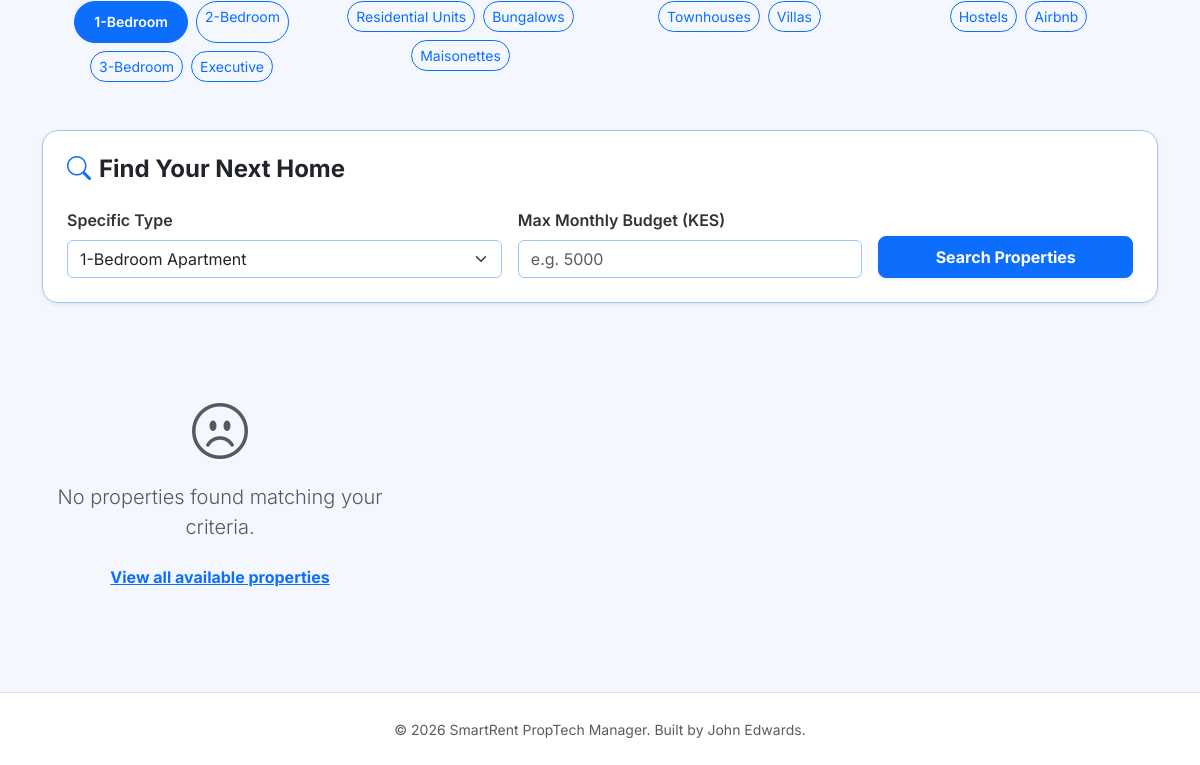
The page /?category=1-Bedroom+Apartment (lower part) on the database as committed earlier.
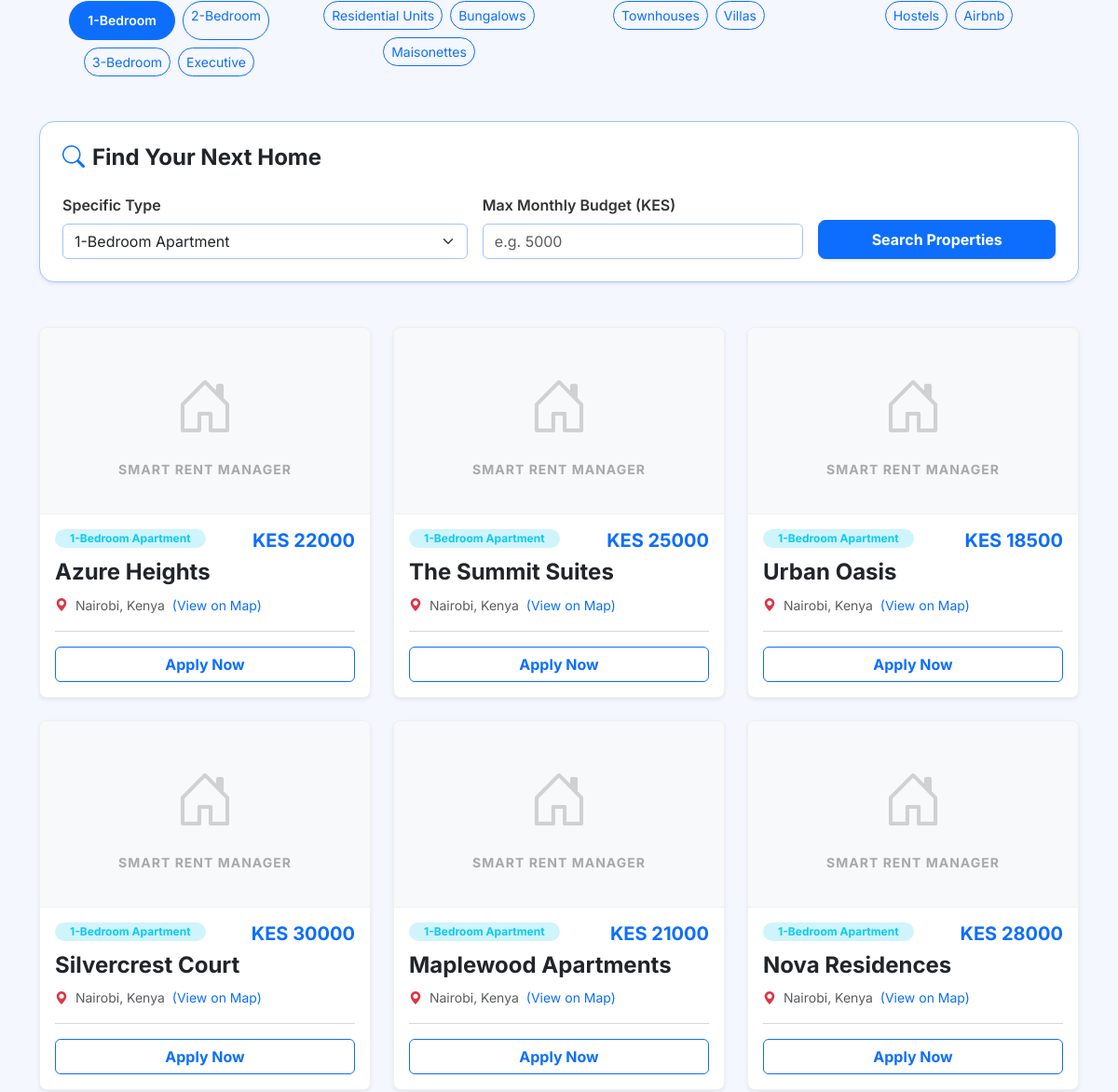
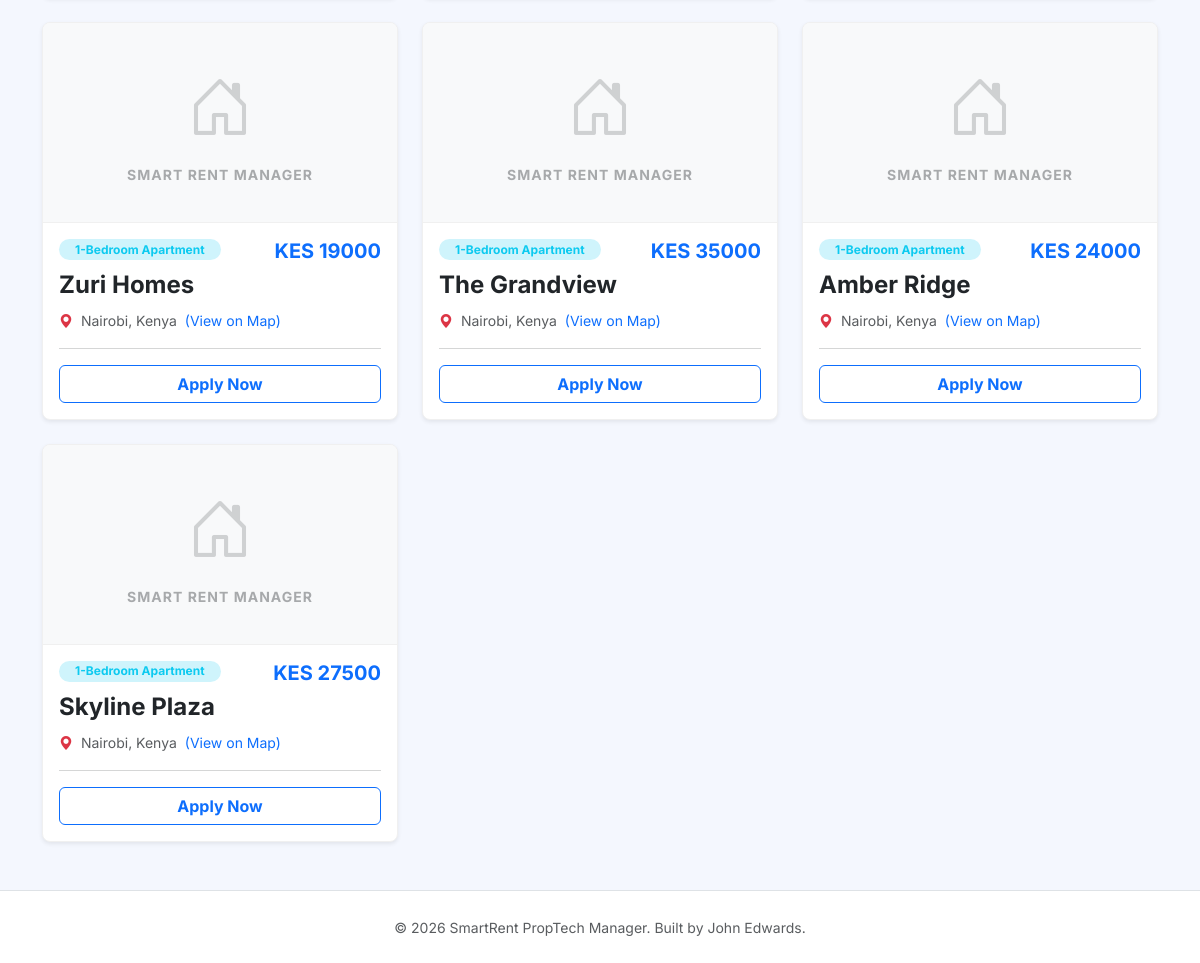
The same page on the database as committed later (2 pictures, top to bottom).
### smart_rent/models.py (models this page shows, shortened)
class Property(models.Model):
    CATEGORY_CHOICES = [
        ('1-Bedroom Apartment', '1-Bedroom Apartment'),
        ('2-Bedroom Apartment', '2-Bedroom Apartment'),
        ('3-Bedroom Apartment', '3-Bedroom Apartment'),
        ('Executive/Serviced Apartment', 'Executive/Serviced Apartment'),
        ('Bungalow', 'Bungalow'),
        ('Maisonette', 'Maisonette'),
        ('Townhouse', 'Townhouse'),
        ('Villa', 'Villa'),
        ('Student Hostel/Housing', 'Student Hostel/Housing'),
        ('Airbnb/Short-Term Rental', 'Airbnb/Short-Term Rental'),
    ]
    name = models.CharField(max_length=200)
    landlord = models.ForeignKey(User, on_delete=models.CASCADE)
    address = models.CharField(max_length=300)
    category = models.CharField(
        max_length=100,
        choices=CATEGORY_CHOICES,
        default="2-Bedroom Apartment"
    )
    price_per_month = models.DecimalField(max_digits=10, decimal_places=2, default=0.00)
    image = models.ImageField(upload_to='property_pics/', default='default_house.jpg', null=True, blank=True)
    is_occupied = models.BooleanField(default=False)

### smart_rent/views.py (the view, shortened to what this page needs)
# urls.py: path('', views.landing_page, name='landing'),
def landing_page(request):
    properties = Property.objects.all()
    category = request.GET.get('category')
    max_price = request.GET.get('max_price')
    if category:
        properties = properties.filter(category=category)
    if max_price:
        try:
            properties = properties.filter(price_per_month__lte=max_price)
        except ValueError:
            pass
    user_property_id = None
    return render(request, 'smart_rent/landing.html', {
        'properties': properties,
        'user_property_id': user_property_id
    })

### smart_rent/templates/smart_rent/landing.html (shortened to what the changed rows need)
{% extends 'smart_rent/base.html' %}
{% block content %}
<div class="bg-white p-4 rounded-4 shadow-sm mb-5 border border-primary-subtle">
    <h2 class="h4 mb-4 fw-bold text-dark"><i class="bi bi-search me-2 text-primary"></i>Find Your Next Home</h2>
</div>
<div class="row row-cols-1 row-cols-md-2 row-cols-lg-3 g-4 mb-5">
    {% for property in properties %}
    <div class="col">
        <div class="card h-100 border-0 shadow-sm property-card rounded-3 overflow-hidden">
            <div class="bg-light d-flex flex-column align-items-center justify-content-center" style="height: 200px; border-bottom: 1px solid #f0f0f0;">
                <i class="bi bi-house-door text-muted opacity-25" style="font-size: 4rem;"></i>
                <span class="text-muted small fw-bold mt-2" style="letter-spacing: 1px; text-transform: uppercase; opacity: 0.5;">Smart Rent Manager</span>
            </div>
            <div class="card-body">
                <div class="d-flex justify-content-between align-items-start mb-2">
                    <span class="badge bg-info-subtle text-info rounded-pill px-3">{{ property.category }}</span>
                    <h5 class="fw-bold text-primary mb-0">KES {{ property.price_per_month|floatformat:0 }}</h5>
                </div>
                <h4 class="card-title fw-bold text-dark">{{ property.name }}</h4>
                <p class="mb-3">
                    <a href="https://www.google.com/maps/search/?api=1&query={{ property.address|urlencode }}" target="_blank" class="text-decoration-none text-muted small">
                        <i class="bi bi-geo-alt-fill text-danger me-1"></i>
                        {{ property.address|default:"Nairobi, Kenya" }}
                        <span class="ms-1 text-primary hover-underline">(View on Map)</span>
                    </a>
                </p>
                <hr class="text-muted opacity-25">
                <div class="d-grid">
                    <a href="{% url 'apply_property' property.id %}" class="btn btn-outline-primary fw-bold">Apply Now</a>
                </div>
            </div>
        </div>
    </div>
    {% empty %}
    <div class="col-12 text-center py-5">
        <div class="mb-3">
            <i class="bi bi-emoji-frown display-4 text-muted"></i>
        </div>
        <p class="lead text-muted">No properties found matching your criteria.</p>
        <a href="{% url 'landing' %}" class="btn btn-link fw-bold">View all available properties</a>
    </div>
    {% endfor %}
</div>
{% endblock %}

Rows that differ between the two databases and show on the page:
added Property: category "1-Bedroom Apartment", price_per_month "22000", name "Azure Heights", address "Nairobi, Kenya"
added Property: category "1-Bedroom Apartment", price_per_month "25000", name "The Summit Suites", address "Nairobi, Kenya"
added Property: category "1-Bedroom Apartment", price_per_month "18500", name "Urban Oasis", address "Nairobi, Kenya"
added Property: category "1-Bedroom Apartment", price_per_month "30000", name "Silvercrest Court", address "Nairobi, Kenya"
added Property: category "1-Bedroom Apartment", price_per_month "21000", name "Maplewood Apartments", address "Nairobi, Kenya"
added Property: category "1-Bedroom Apartment", price_per_month "28000", name "Nova Residences", address "Nairobi, Kenya"
added Property: category "1-Bedroom Apartment", price_per_month "19000", name "Zuri Homes", address "Nairobi, Kenya"
added Property: category "1-Bedroom Apartment", price_per_month "35000", name "The Grandview", address "Nairobi, Kenya"
added Property: category "1-Bedroom Apartment", price_per_month "24000", name "Amber Ridge", address "Nairobi, Kenya"
added Property: category "1-Bedroom Apartment", price_per_month "27500", name "Skyline Plaza", address "Nairobi, Kenya"
Other text that changed with them:
text no longer shown: "No properties found matching your criteria. View all available properties"
